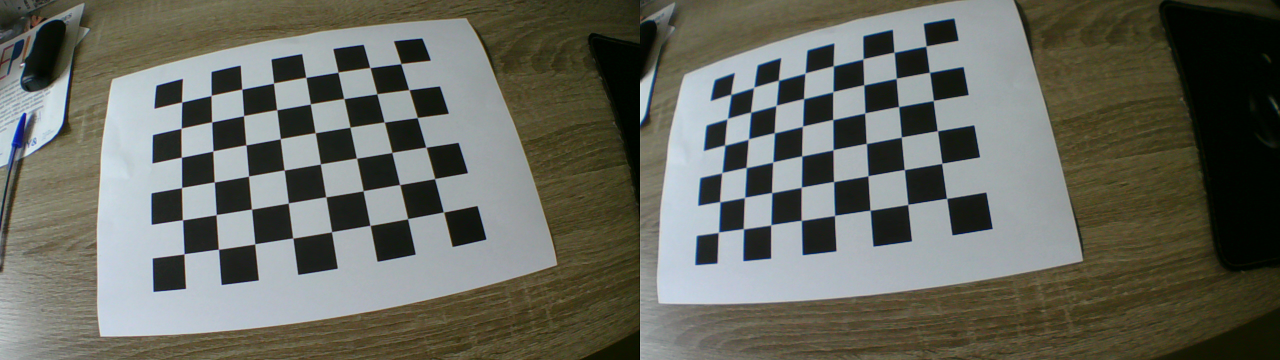
#> input picture planner/cam/calibrate/calibration_images/IMG_0007.jpg, 2560 x 720 px (shown at 1/2 size); its folder holds only this picture in this run
$ python calibrate_extrinsic.py
#> lines starting #> are read from the running program, lines starting #| are printed output that depends on the picture
import numpy as np
import cv2
import glob
import os
import json

# camera intrinsic parameters
left_camera_matrix= np.array([
    [982.6092245580564, 0.0, 634.4875499001336],
    [0.0, 980.6961415333275, 360.76769051716457],
    [0.0, 0.0, 1.0]
])
left_distortion = np.array([
    -0.5553273388834578,
    0.46623843458720193,
    0.0017533758427258099,
    -0.0012195212670231615,
    -0.2490172142747216
])

right_camera_matrix = np.array([
    [989.4622526566694, 0.0, 613.55919957331],
    [0.0, 989.8249071672162, 335.6721285759285],
    [0.0, 0.0, 1.0]
])
right_distortion = np.array([
    -0.5172544193761841,
    0.3436908271415489,
    0.001095094351449141,
    0.007036740613665229,
    -0.1014769554729703
])

# Checkerboard parameters
CHECKERBOARD = (8, 6)  # Number of inner corners (vertices)
SQUARE_SIZE = 25  # mm

def main():
    # Prepare object points
    objp = np.zeros((CHECKERBOARD[0] * CHECKERBOARD[1], 3), np.float32)
    objp[:, :2] = np.mgrid[0:CHECKERBOARD[0], 0:CHECKERBOARD[1]].T.reshape(-1, 2) * SQUARE_SIZE

    # Arrays to store object points and image points from all images
    objpoints = []  # 3D points in real world space
    left_imgpoints = []  # 2D points in left image plane
    right_imgpoints = []  # 2D points in right image plane

    # Get list of calibration images
    images = glob.glob('./calibration_images/*.jpg')
    print(f"Found {len(images)} calibration images")

    for img_path in images:
        # Read and split the stereo image
        img = cv2.imread(img_path)
#> img is the input picture: shape (720, 2560, 3); mean B, G, R 95, 104.4, 102.8
        if img is None:
            print(f"Failed to load image: {img_path}")
            continue

        # Split into left and right images
        height, width = img.shape[:2]
        left_img = img[:, :width//2]
        right_img = img[:, width//2:]

        # Convert to grayscale
        left_gray = cv2.cvtColor(left_img, cv2.COLOR_BGR2GRAY)
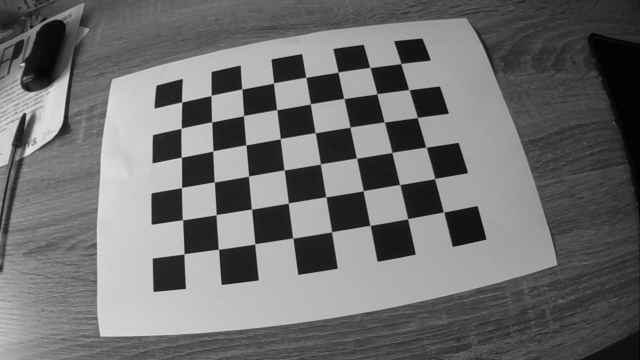
#> left_gray: shape (720, 1280) (shown at 1/2 size); min 0, max 226, mean 110.6
        right_gray = cv2.cvtColor(right_img, cv2.COLOR_BGR2GRAY)
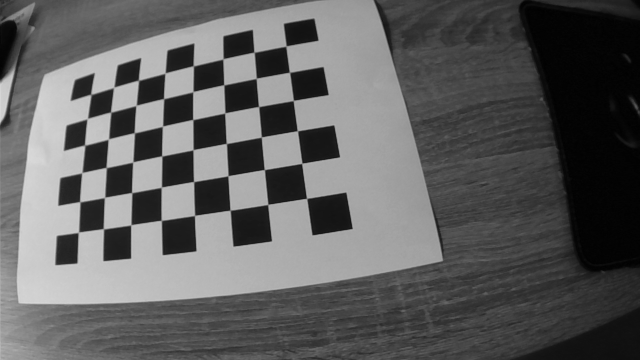
#> right_gray: shape (720, 1280) (shown at 1/2 size); min 0, max 221, mean 95.1

        # Find chessboard corners
        left_ret, left_corners = cv2.findChessboardCorners(left_gray, CHECKERBOARD, None)
#> left_ret = True; left_corners = 48 rows, first 8: [364.1, 204.5], [422.7, 191.3], [484.3, 178.8], [547.5, 167.1], [612.3, 155.3], [676, 145.2], [740.5, 135.7], [802, 128]
        right_ret, right_corners = cv2.findChessboardCorners(right_gray, CHECKERBOARD, None)
#> right_ret = True; right_corners = 48 rows, first 8: [181.7, 189], [228.7, 173.9], [277.6, 161], [330.4, 146.8], [386.4, 131.5], [446.3, 118.4], [507.7, 104.5], [572.8, 91.71]

        if left_ret and right_ret:
            # Refine corner detection
            criteria = (cv2.TERM_CRITERIA_EPS + cv2.TERM_CRITERIA_MAX_ITER, 30, 0.001)
            left_corners2 = cv2.cornerSubPix(left_gray, left_corners, (11, 11), (-1, -1), criteria)
#> left_corners2 = 48 rows, first 8: [364, 204.5], [422.6, 191.3], [484.1, 178.8], [547.6, 166.6], [612.1, 155.2], [676.4, 144.8], [740.3, 135.7], [802.1, 127.6]
            right_corners2 = cv2.cornerSubPix(right_gray, right_corners, (11, 11), (-1, -1), criteria)
#> right_corners2 = 48 rows, first 8: [182.2, 189.2], [227.8, 175.3], [277.4, 161], [330.5, 146.6], [387, 132.2], [446.4, 118.2], [508.5, 104.9], [572.5, 92.64]

            # Add points to lists
            objpoints.append(objp)
            left_imgpoints.append(left_corners2)
            right_imgpoints.append(right_corners2)

            # Draw and display the corners
            cv2.drawChessboardCorners(left_img, CHECKERBOARD, left_corners2, left_ret)
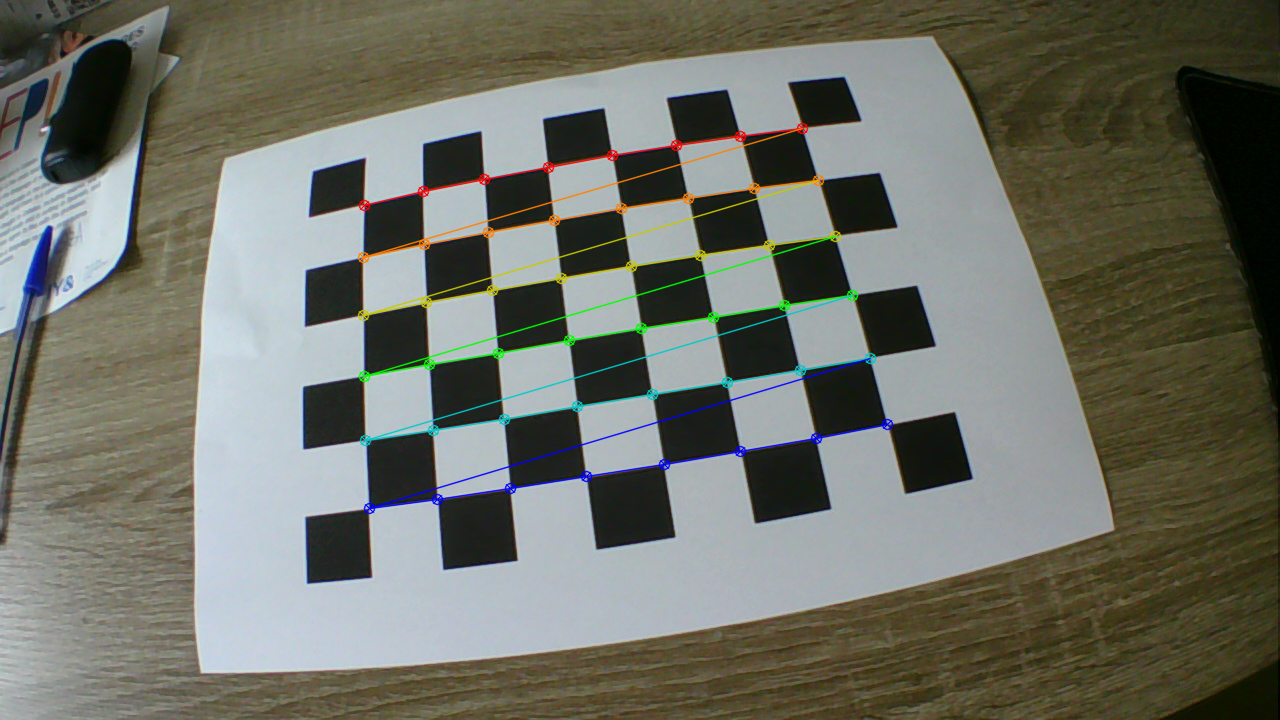
#> left_img: shape (720, 1280, 3); mean B, G, R 102.5, 112.5, 110.4
            cv2.drawChessboardCorners(right_img, CHECKERBOARD, right_corners2, right_ret)
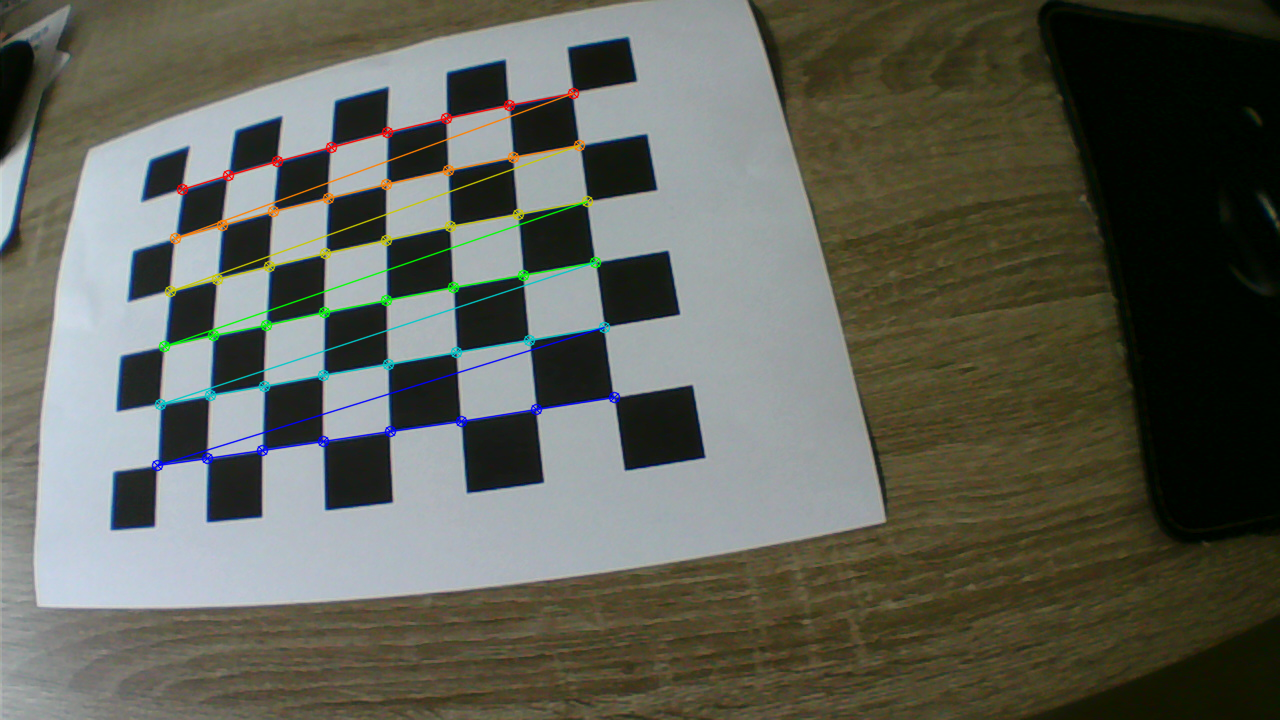
#> right_img: shape (720, 1280, 3); mean B, G, R 86.8, 96.8, 95

            # Combine images for display
            display_img = np.hstack((left_img, right_img))
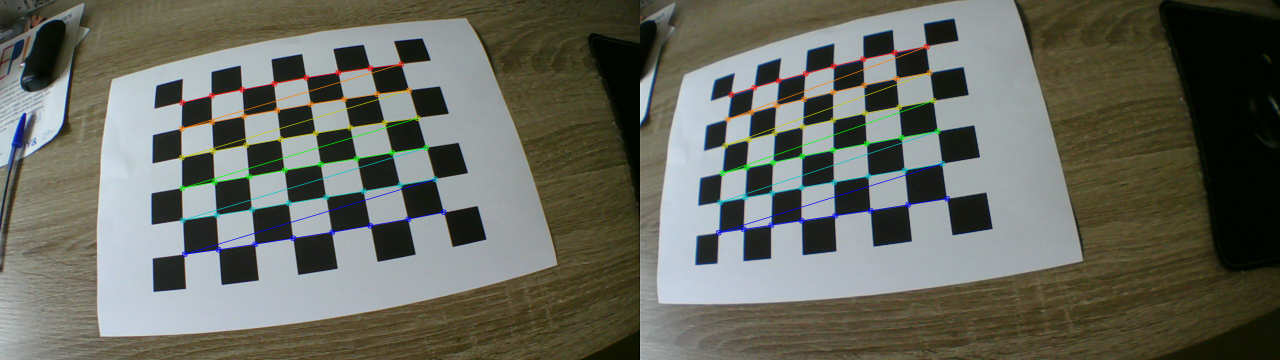
#> display_img: shape (720, 2560, 3) (shown at 1/2 size); mean B, G, R 94.6, 104.6, 102.7
            cv2.imshow('Stereo Calibration', display_img)
            cv2.waitKey(500)  # Display for 500ms

    cv2.destroyAllWindows()

    if len(objpoints) < 3:
        print("Not enough valid calibration images found. Need at least 3 images with detected corners.")
        return

    print(f"Using {len(objpoints)} valid calibration images")

    # Perform stereo calibration
    ret, _, _, _, _, R, T, E, F = cv2.stereoCalibrate(
        objpoints, left_imgpoints, right_imgpoints,
        left_camera_matrix, left_distortion,
        right_camera_matrix, right_distortion,
        (left_gray.shape[1], left_gray.shape[0]),
        flags=cv2.CALIB_FIX_INTRINSIC
    )

    if ret:
        print("\nStereo Calibration Results:")
        print(f"Reprojection Error: {ret}")
        print("\nRotation Matrix (R):")
        print(R)
        print("\nTranslation Vector (T):")
        print(T)
        print("\nEssential Matrix (E):")
        print(E)
        print("\nFundamental Matrix (F):")
        print(F)

        # Convert numpy arrays to lists for JSON serialization
        calibration_data = {
            "reprojection_error": float(ret),
            "R": R.tolist(),
            "T": T.tolist(),
            "E": E.tolist(),
            "F": F.tolist(),
            "left_camera_matrix": left_camera_matrix.tolist(),
            "right_camera_matrix": right_camera_matrix.tolist(),
            "left_distortion": left_distortion.tolist(),
            "right_distortion": right_distortion.tolist()
        }

        # Save the results to JSON
        with open('camera_calibration.json', 'w') as f:
            json.dump(calibration_data, f, indent=4)
        print("\nCalibration results saved to 'camera_calibration.json'")
    else:
        print("Stereo calibration failed!")

if __name__ == "__main__":
    main()

$ run again, on planner/cam/calibrate/calibration_images/IMG_0013.jpg
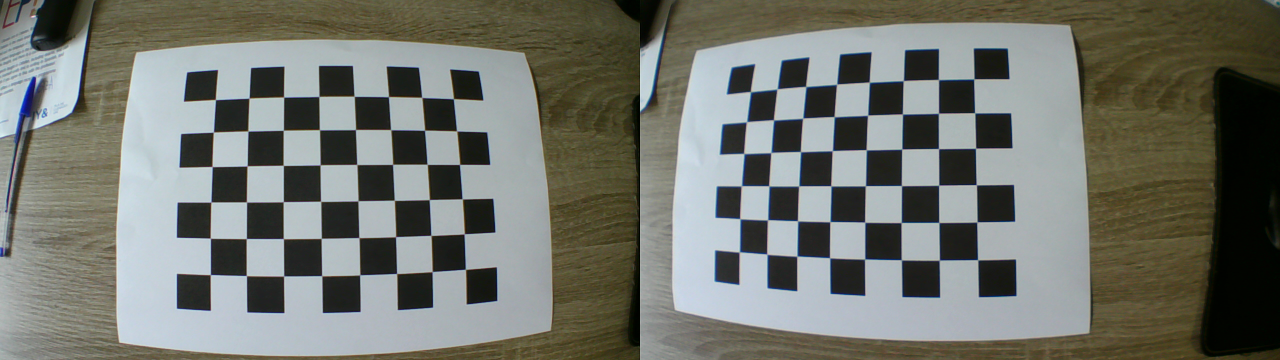
#> input picture planner/cam/calibrate/calibration_images/IMG_0013.jpg, 2560 x 720 px (shown at 1/2 size)
#> in main, img is the input picture: shape (720, 2560, 3); mean B, G, R 109.4, 116.9, 114.3
#> in main, `right_gray = cv2.cvtColor(right_img, cv2.COLOR_BGR2GRAY)`:
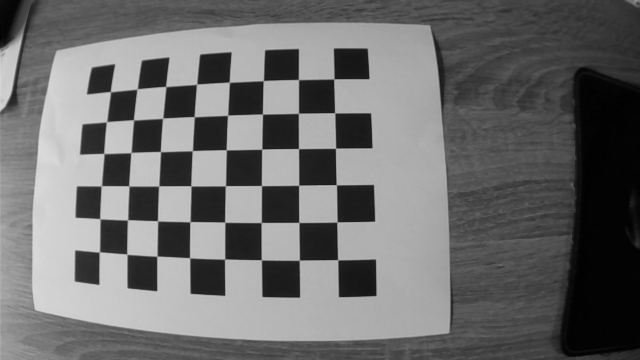
#> right_gray: shape (720, 1280) (shown at 1/2 size); min 0, max 224, mean 108.3
#> left_ret = True; left_corners = 48 rows, first 8: [431.2, 199.7], [498.5, 196.5], [567.4, 194.7], [638.7, 193.7], [708.7, 193.1], [777.1, 194.2], [842.6, 194.8], [906.6, 198.5]
#> right_ret = True; right_corners = 48 rows, first 8: [221.5, 183.8], [275.3, 177.3], [332, 173.4], [394.5, 167.9], [458.3, 164.1], [527.4, 161.6], [597.8, 159.9], [668.6, 157.9]
#> left_corners2 = 48 rows, first 8: [431.3, 199.6], [498.5, 196.7], [567.7, 194.5], [638.3, 193.4], [708.7, 193], [777.4, 193.9], [844, 195.3], [907.2, 197.9]
#> right_corners2 = 48 rows, first 8: [221.4, 183.7], [274.6, 178.4], [332, 173.5], [393.8, 168.8], [459, 164.7], [527.1, 161.8], [597.4, 159.6], [668.2, 158.3]
#> in main, `display_img = np.hstack((left_img, right_img))`:
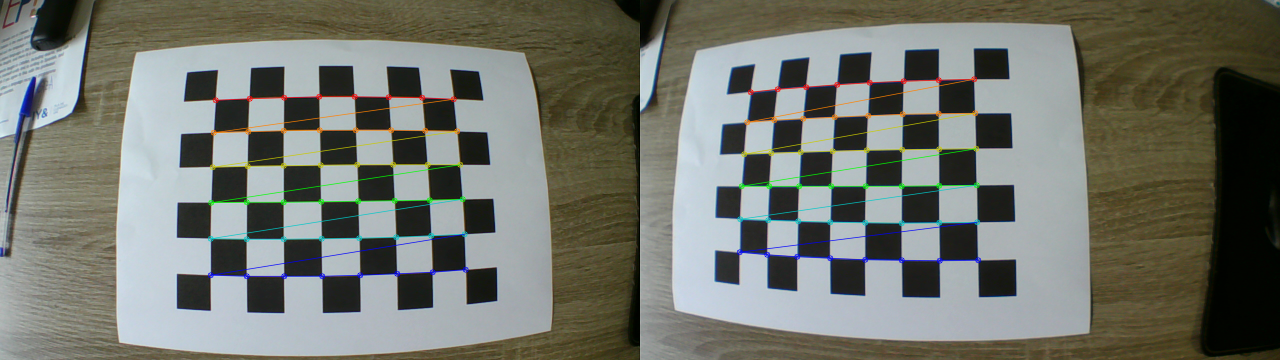
#> display_img: shape (720, 2560, 3) (shown at 1/2 size); mean B, G, R 108.9, 117.1, 114.2

$ run again, on planner/cam/calibrate/calibration_images/IMG_0015.jpg
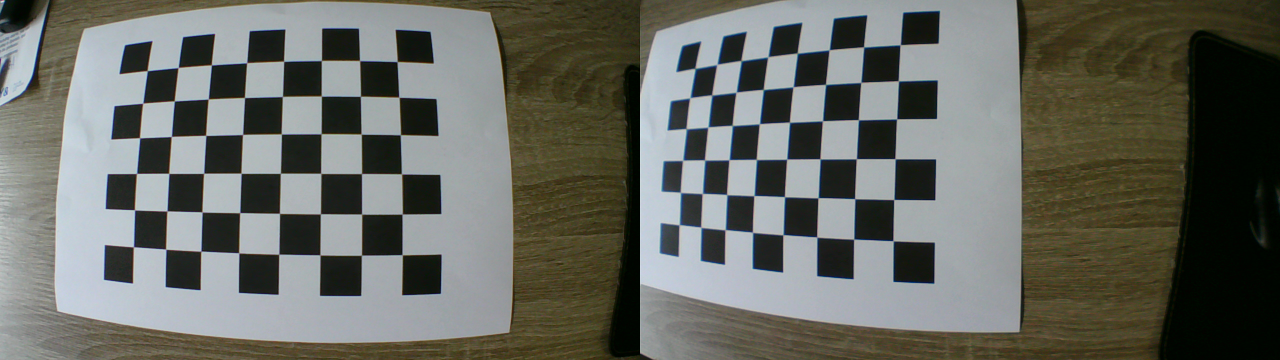
#> input picture planner/cam/calibrate/calibration_images/IMG_0015.jpg, 2560 x 720 px (shown at 1/2 size)
#> in main, img is the input picture: shape (720, 2560, 3); mean B, G, R 98.3, 105.3, 103.3
#> in main, `right_gray = cv2.cvtColor(right_img, cv2.COLOR_BGR2GRAY)`:
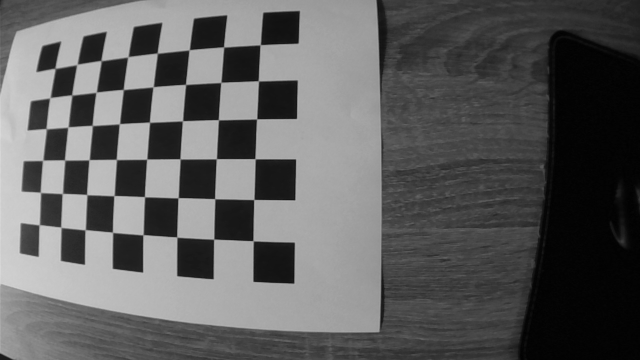
#> right_gray: shape (720, 1280) (shown at 1/2 size); min 0, max 218, mean 94
#> left_ret = True; left_corners = 48 rows, first 8: [294.8, 143.7], [356.6, 135.1], [423, 131.4], [494, 126], [567.7, 124], [643, 121.5], [717.9, 121.1], [794.3, 125.3]
#> right_ret = True; right_corners = 48 rows, first 8: [109.9, 137.4], [153.3, 130.5], [202.1, 121.6], [255.5, 114.9], [314.5, 106.2], [379.6, 99.42], [447.6, 94.02], [520.7, 90.2]
#> left_corners2 = 48 rows, first 8: [294.9, 141.9], [356.7, 135.5], [423.2, 130.3], [493.8, 125.9], [567.7, 123], [643.2, 121.5], [719.6, 121.7], [794.6, 123.6]
#> right_corners2 = 48 rows, first 8: [110.6, 137.1], [154.4, 129.4], [202.6, 121.7], [256.3, 114.1], [314.9, 106.7], [378.8, 100.2], [447.7, 94.39], [520.8, 90]
#> in main, `display_img = np.hstack((left_img, right_img))`:
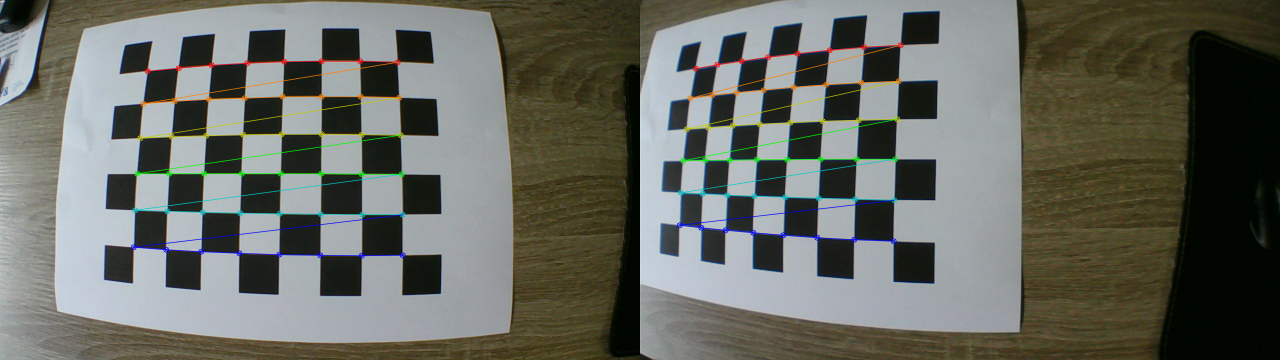
#> display_img: shape (720, 2560, 3) (shown at 1/2 size); mean B, G, R 97.9, 105.5, 103.2
